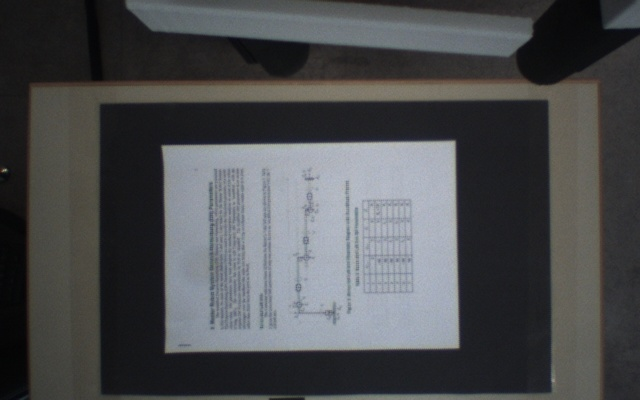
#> input picture cv_test_images/paper640_5.jpg, 640 x 400 px, found by its file name
$ python create_contour.py
#> lines starting #> are read from the running program, lines starting #| are printed output that depends on the picture; after the words box and inside, x2 and y2 are one past the last pixel; in counts of white or black regions, pixels touching at a corner belong together
#!/usr/bin/env python
#-*- coding:utf-8 -*-
import cv2 as cv
import sys
import numpy as np
from matplotlib import pyplot as plot

def plot_it(masks):
    i = 0
    while i in range(len(masks)):
        fig, ax = plot.subplots(5, 2, sharex='none', sharey='none')
        for row in ax:
            for col in row:
                col.imshow(masks[i], cmap="gray")
                col.title.set_text(i)
                i+=1
        print("showing: {}-{} of {}".format(i-10, i-1, len(masks)-1))
        plot.show()

def contour_on_paper(img, contour):
    rect = cv.minAreaRect(contour)
    box = cv.boxPoints(rect)
    box = np.int0(box)
    bgr = cv.cvtColor(img, cv.COLOR_GRAY2BGR)
    cv.drawContours(bgr, [box], 0, (0,255,0), 1)
    cv.imshow("Kontur auf Bild", bgr)
    key = cv.waitKey(0)
    print(key)
    if key == 119:
        mask = np.ones(img.shape[:2], np.uint8)
        cv.drawContours(mask, [box], 0, 255, -1)
        cv.imwrite("/home/user/schuermann_BA/ros_ws/src/baxter_staples/cv_test_images/masks/document.jpg", mask)


def main():
    img = cv.imread("/home/user/schuermann_BA/ros_ws/src/baxter_staples/cv_test_images/paper640_5.jpg", 0)
#> img: shape (400, 640); min 3, max 193, mean 76.7
    masks = list()
    if img is None:
        sys.exit("can't load image")
    canny = cv.Canny(img, 100, 200)
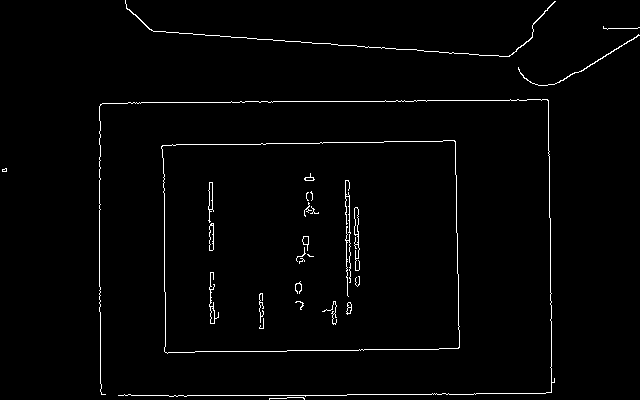
#> canny: shape (400, 640); 1.7% white in thin lines or dots
    contours = cv.findContours(canny.copy(), cv.RETR_TREE, cv.CHAIN_APPROX_SIMPLE)[1]
#> contours = 39 contours, 21 with area under 20; largest, box (x1, y1, x2, y2) and area: (161, 140, 460, 354) 60769, (161, 140, 460, 354) 60764, (209, 223, 214, 251) 98, (354, 207, 360, 271) 98, (208, 182, 214, 223) 90
    i = 0
    for c in contours:
        print("{}/{}".format(i, len(contours)-1))
        i+=1
        contour_on_paper(img, c)
#> this loop made 39 passes; (key Esc is pressed on pass 1)
#> (rect in contour_on_paper, box in contour_on_paper) on passes 1 to 7: (((286.5, 398), (2, 35), -90), [[304, 399], [269, 399], [269, 397], [304, 397]]), (((4, 169.5), (3, 4), -90), [[6, 171], [2, 171], [2, 168], [6, 168]]), (((4.25, 169.8), (3.54, 2.83), -45), [[4, 172], [2, 170], [4, 167], [6, 169]]), (((310.1, 246.4), (295.3, 208.9), -0.846), [[164, 353], [160, 144], [456, 139], [459, 348]]), (((310.1, 246.4), (295.3, 208.9), -0.846), [[164, 353], [160, 144], [456, 139], [459, 348]]), (((261, 323), (10, 4), -90), [[263, 328], [259, 328], [259, 318], [263, 318]]), (((348.8, 308), (12.28, 4.84), -82.87), [[350, 314], [345, 313], [347, 301], [351, 302]])
#> (c, rect in contour_on_paper, box in contour_on_paper) on pass 24: ([[211, 224], [212, 223], [213, 224], [212, 225]], ((212, 224), (1.41, 1.41), -45), [[212, 225], [211, 224], [212, 223], [213, 224]])
#> (printed output is left out)
#> after the loop, i = 39
    """ for c in contours:
        rect = cv.minAreaRect(c)
        box = cv.boxPoints(rect)
        box = np.int0(box)
        mask = np.ones(img.shape[:2], np.uint8)
        cv.drawContours(mask, [box], 0, 255, -1)
        masks.append(mask.copy())
    plot_it(np.asarray(masks)) """


    """ #calculations
    kernel = np.ones((5,1), np.uint8)
    img = cv.imread("/home/user/schuermann_BA/ros_ws/src/baxter_staples/cv_test_images/rot_03.jpg")
    if img is None:
        sys.exit("can't load image")
    gray = cv.cvtColor(img, cv.COLOR_BGR2GRAY)
    #blur = cv.bilateralFilter(img, 7, 30, 30)
    blur = cv.GaussianBlur(gray, (5, 3), 0)
    aThresh = cv.adaptiveThreshold(blur, 255, cv.ADAPTIVE_THRESH_GAUSSIAN_C, cv.THRESH_BINARY_INV, 11, 2)
    morph = cv.morphologyEx(aThresh, cv.MORPH_OPEN, kernel)
    canny = cv.Canny(gray, 1, 100)
    contours = cv.findContours(canny.copy(), cv.RETR_TREE, cv.CHAIN_APPROX_SIMPLE)[1]
    #print(len(contours))
    cnt = contours[8]
    rect = cv.minAreaRect(cnt)
    box = cv.boxPoints(rect)
    box = np.int0(box)
    cv.drawContours(img, [box], 0, (0,255,0), 1)
    #maske der kontur erstellen und speichern
    mask = np.ones(img.shape[:2], np.uint8)
    cv.drawContours(mask, [box], 0, 255, 0)
    cv.imwrite("/home/user/schuermann_BA/ros_ws/src/baxter_staples/cv_test_images/contour0.jpg", mask)


    #show in plot
    plot.subplot(611), plot.imshow(img), plot.title("original"), plot.xticks([]), plot.yticks([])
    plot.subplot(612), plot.imshow(blur, cmap = "gray"), plot.title("blurred"), plot.xticks([]), plot.yticks([])
    plot.subplot(613), plot.imshow(aThresh, cmap = "gray"), plot.title("gauss adaptive threshold after blur"), plot.xticks([]), plot.yticks([])
    plot.subplot(614), plot.imshow(morph, cmap = "gray"), plot.title("opening after gat after blur"), plot.xticks([]), plot.yticks([])
    plot.subplot(615), plot.imshow(canny, cmap = "gray"), plot.title("canny edge detection"), plot.xticks([]), plot.yticks([])
    plot.subplot(616), plot.imshow(mask, cmap = "gray"), plot.title("mask"), plot.xticks([]), plot.yticks([])
    plot.show()
    #cv.waitKey(0) """


if __name__ == "__main__":
    main()
